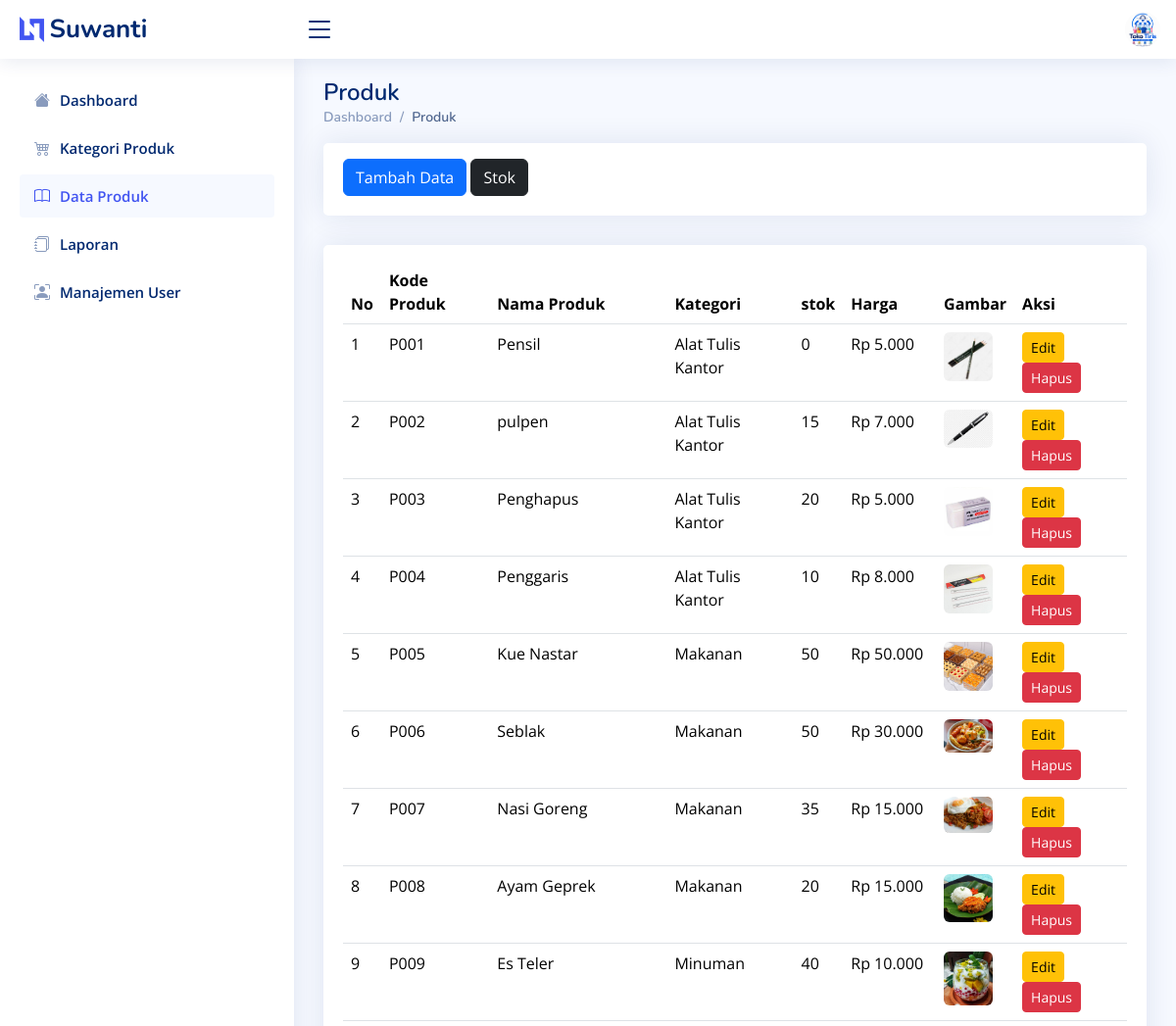
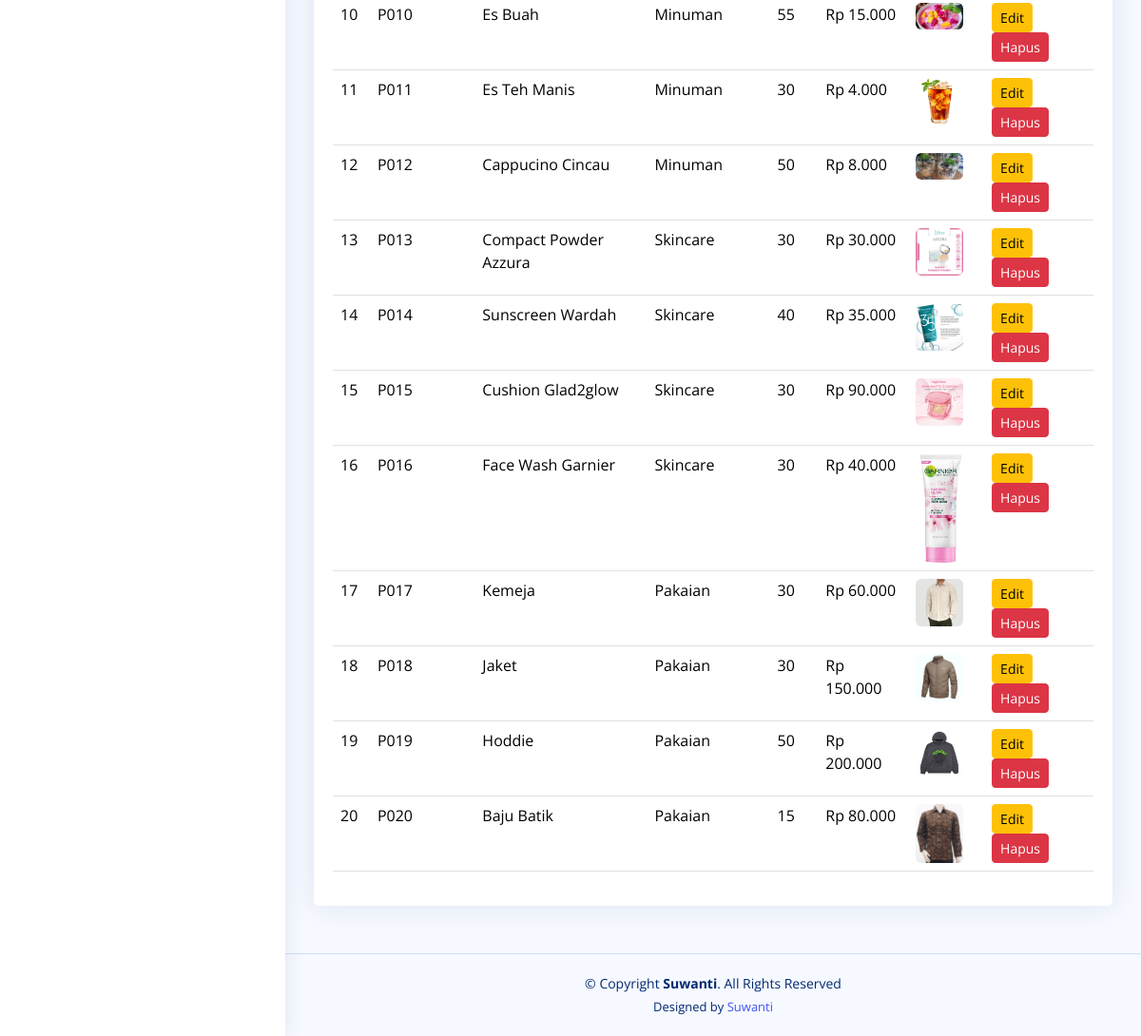
The page /produk.php (signed in) on the database its author committed (2 pictures, top to bottom).
### tables this page shows
CREATE TABLE `products` (
  `id` int(11) NOT NULL,
  `category_id` int(11) DEFAULT NULL,
  `product_code` varchar(50) DEFAULT NULL,
  `product_name` varchar(150) DEFAULT NULL,
  `stock` int(11) NOT NULL,
  `min_stock` int(5) NOT NULL,
  `price` int(11) DEFAULT NULL,
  `gambar` varchar(225) NOT NULL,
  `created_at` int(11) NOT NULL DEFAULT current_timestamp(),
  `update_at` timestamp NOT NULL DEFAULT current_timestamp() ON UPDATE current_timestamp()
);

CREATE TABLE `categories` (
  `id` int(11) NOT NULL,
  `kd_kat` varchar(5) NOT NULL,
  `category_name` varchar(100) NOT NULL
);

### produk.php (the view, shortened to what this page needs)
<!DOCTYPE html>
<html lang="en">
<head>
  <link href="assets/vendor/bootstrap/css/bootstrap.min.css" rel="stylesheet">
  <link href="assets/vendor/bootstrap-icons/bootstrap-icons.css" rel="stylesheet">
  <link href="assets/vendor/boxicons/css/boxicons.min.css" rel="stylesheet">
  <link href="assets/vendor/quill/quill.snow.css" rel="stylesheet">
  <link href="assets/vendor/quill/quill.bubble.css" rel="stylesheet">
  <link href="assets/vendor/remixicon/remixicon.css" rel="stylesheet">
  <link href="assets/vendor/simple-datatables/style.css" rel="stylesheet">
  <link href="assets/css/style.css" rel="stylesheet">
</head>
<body>
  <header id="header" class="header fixed-top d-flex align-items-center">
    <div class="d-flex align-items-center justify-content-between">
      <a href="index.php" class="logo d-flex align-items-center">
        <img src="assets/img/logo.png" alt="">
        <span class="d-none d-lg-block">Suwanti</span>
      </a>
      <i class="bi bi-list toggle-sidebar-btn"></i>
    </div>
    <nav class="header-nav ms-auto">
            <ul class="d-flex align-items-center">
                <li class="nav-item dropdown pe-3">
                    <a class="nav-link nav-profile d-flex align-items-center pe-0"
                        href="#"
                        data-bs-toggle="dropdown">
                        <img
                            src="assets/img/1.jpg"
                            alt="Profile"
                            class="rounded-circle" />
                    </a>
        </li>
      </ul>
    </nav>
  </header>
   <aside id="sidebar" class="sidebar">
    <ul class="sidebar-nav" id="sidebar-nav">
      <li class="nav-item">
        <a class="nav-link collapsed" href="index.php">
          <i class="bi bi-house-fill"></i>
          <span>Dashboard</span>
        </a>
      </li>
      <li class="nav-item">
        <a class="nav-link collapsed" href="kategori_produk.php">
         <i class="bi bi-cart4"></i>
          <span>Kategori Produk</span>
        </a>
      </li>
      <li class="nav-item">
        <a class="nav-link " href="produk.php">
         <i class="bi bi-book"></i>
          <span>Data Produk</span>
        </a>
      </li>
      <li class="nav-item">
        <a class="nav-link collapsed" href="laporan.php">
          <i class="bi bi-journals"></i>
          <span>Laporan</span>
        </a>
      </li>
      <li class="nav-item">
        <a class="nav-link collapsed" href="user.php">
          <i class="bi bi-person-bounding-box"></i>
          <span>Manajemen User</span>
        </a>
      </li>
    </ul>
  </aside>
  <main id="main" class="main">
    <div class="pagetitle">
      <h1>Produk</h1>
      <nav>
        <ol class="breadcrumb">
          <li class="breadcrumb-item"><a href="index.php">Dashboard</a></li>
          <li class="breadcrumb-item active">Produk</li>
        </ol>
      </nav>
    </div>
      <div class="row">
        <div class="col-lg-12">
          <div class="card">
            <div class="card-body mt-3">
              <a href="t_produk.php" class="btn btn-primary">Tambah Data</a>
              <a href="stok.php" class="btn btn-dark">Stok</a>
            </div>
          </div>
        </div>
      </div>
    <section class="section">
      <div class="row">
        <div class="col-lg-12">
          <div class="card">
            <div class="card-body mt-3">
              <table class="table datatable">
                <thead>
                  <tr>
                    <th scope="col">No</th>
                    <th scope="col">Kode Produk</th>
                    <th scope="col">Nama Produk</th>
                    <th scope="col">Kategori</th>
                    <th scope="col">stok</th>
                    <th scope="col">Harga</th>
                    <th scope="col">Gambar</th>
                    <th scope="col">Aksi</th>
                  </tr>
                </thead>
                <tbody>
                 <?php
                include "koneksi.php";
                $no = 1;
                $sql = mysqli_query($conn, "
                    SELECT p.*, c.category_name
                    FROM products p
                    LEFT JOIN categories c
                    ON p.category_id = c.id
                ");
                while ($data = mysqli_fetch_array($sql)) {
                ?>
                <tr>
                  <td><?php echo $no++; ?></td>
                  <td><?php echo $data['product_code']; ?></td>
                  <td><?php echo $data['product_name']; ?></td>
                  <td><?php echo $data['category_name']; ?></td>
                  <td><?php echo $data['stock']; ?></td>
                  <td>Rp <?php echo number_format($data['price'],0,',','.'); ?></td>
                  <td>
                    <img src="produk_img/<?php echo $data['gambar']; ?>" width="50" class="rounded">
                  </td>
                  <td>
                    <a href="e_produk.php?id=<?php echo $data['id']; ?>" class="btn btn-warning btn-sm">Edit</a>
                    <a href="h_produk.php?id=<?php echo $data['id']; ?>" class="btn btn-danger btn-sm" onclick="return confirm('Apakah Anda yakin?')">Hapus</a>
                  </td>
                </tr>
                <?php } ?>
                </tbody>
              </table>
            </div>
          </div>
        </div>
      </div>
    </section>
  </main>
  <footer id="footer" class="footer">
    <div class="copyright">
      &copy; Copyright <strong><span>Suwanti</span></strong>. All Rights Reserved
    </div>
    <div class="credits">
      Designed by <a href="https://www.instagram.com/waaaaaaaaaaaaaaa.19?igsh=cGlhb2R5YXdvOGEx">Suwanti</a>
    </div>
  </footer>
</body>
</html>

### assets/css/style.css (style rules this page uses)
:root { scroll-behavior: smooth; }
body { font-family: "Open Sans", sans-serif; background: #f6f9ff; color: #444444; }
a { color: #4154f1; text-decoration: none; }
h1, h2, h3, h4, h5, h6 { font-family: "Nunito", sans-serif; }
#main { margin-top: 60px; padding: 20px 30px; transition: all 0.3s; }
.pagetitle { margin-bottom: 10px; }
.pagetitle h1 { font-size: 24px; margin-bottom: 0; font-weight: 600; color: #012970; }
.card { margin-bottom: 30px; border: none; border-radius: 5px; box-shadow: 0px 0 30px rgba(1, 41, 112, 0.1); }
.card-body { padding: 0 20px 20px 20px; }
.breadcrumb { font-size: 14px; font-family: "Nunito", sans-serif; color: #899bbd; font-weight: 600; }
.breadcrumb a { color: #899bbd; transition: 0.3s; }
.breadcrumb .breadcrumb-item::before { color: #899bbd; }
.breadcrumb .active { color: #51678f; font-weight: 600; }
.logo { line-height: 1; }
@media (min-width: 1200px) { .logo { width: 280px; } }
.logo img { max-height: 26px; margin-right: 6px; }
.logo span { font-size: 26px; font-weight: 700; color: #012970; font-family: "Nunito", sans-serif; }
.header { transition: all 0.5s; z-index: 997; height: 60px; box-shadow: 0px 2px 20px rgba(1, 41, 112, 0.1); background-color: #fff; padding-left: 20px; }
.header .toggle-sidebar-btn { font-size: 32px; padding-left: 10px; cursor: pointer; color: #012970; }
.header-nav ul { list-style: none; }
.header-nav>ul { margin: 0; padding: 0; }
.header-nav .nav-profile { color: #012970; }
.header-nav .nav-profile img { max-height: 36px; }
.sidebar { position: fixed; top: 60px; left: 0; bottom: 0; width: 300px; z-index: 996; transition: all 0.3s; padding: 20px; overflow-y: auto; scrollbar-width: thin; scrollbar-color: #aab7cf transparent; box-shadow: 0px 0px 20px rgba(1, 41, 112, 0.1); background-color: #fff; }
@media (min-width: 1200px) { #main, #footer { margin-left: 300px; } }
.sidebar-nav { padding: 0; margin: 0; list-style: none; }
.sidebar-nav li { padding: 0; margin: 0; list-style: none; }
.sidebar-nav .nav-item { margin-bottom: 5px; }
.sidebar-nav .nav-link { display: flex; align-items: center; font-size: 15px; font-weight: 600; color: #4154f1; transition: 0.3; background: #f6f9ff; padding: 10px 15px; border-radius: 4px; }
.sidebar-nav .nav-link i { font-size: 16px; margin-right: 10px; color: #4154f1; }
.sidebar-nav .nav-link.collapsed { color: #012970; background: #fff; }
.sidebar-nav .nav-link.collapsed i { color: #899bbd; }
.footer { padding: 20px 0; font-size: 14px; transition: all 0.3s; border-top: 1px solid #cddfff; }
.footer .copyright { text-align: center; color: #012970; }
.footer .credits { padding-top: 5px; text-align: center; font-size: 13px; color: #012970; }

### rows shown on the page
products: product_code "P001", product_name "Pensil", category.category_name "Alat Tulis Kantor", stock "0", price "5.000", gambar (picture)
products: product_code "P002", product_name "pulpen", category.category_name "Alat Tulis Kantor", stock "15", price "7.000", gambar (picture)
products: product_code "P003", product_name "Penghapus", category.category_name "Alat Tulis Kantor", stock "20", price "5.000", gambar (picture)
products: product_code "P004", product_name "Penggaris", category.category_name "Alat Tulis Kantor", stock "10", price "8.000", gambar (picture)
products: product_code "P005", product_name "Kue Nastar", category.category_name "Makanan", stock "50", price "50.000", gambar (picture)
products: product_code "P006", product_name "Seblak", category.category_name "Makanan", stock "50", price "30.000", gambar (picture)
products: product_code "P007", product_name "Nasi Goreng", category.category_name "Makanan", stock "35", price "15.000", gambar (picture)
products: product_code "P008", product_name "Ayam Geprek", category.category_name "Makanan", stock "20", price "15.000", gambar (picture)
products: product_code "P009", product_name "Es Teler", category.category_name "Minuman", stock "40", price "10.000", gambar (picture)
products: product_code "P010", product_name "Es Buah", category.category_name "Minuman", stock "55", price "15.000", gambar (picture)
products: product_code "P011", product_name "Es Teh Manis", category.category_name "Minuman", stock "30", price "4.000", gambar (picture)
products: product_code "P012", product_name "Cappucino Cincau", category.category_name "Minuman", stock "50", price "8.000", gambar (picture)
products: product_code "P013", product_name "Compact Powder Azzura", category.category_name "Skincare", stock "30", price "30.000", gambar (picture)
products: product_code "P014", product_name "Sunscreen Wardah", category.category_name "Skincare", stock "40", price "35.000", gambar (picture)
products: product_code "P015", product_name "Cushion Glad2glow", category.category_name "Skincare", stock "30", price "90.000", gambar (picture)
products: product_code "P016", product_name "Face Wash Garnier", category.category_name "Skincare", stock "30", price "40.000", gambar (picture)
products: product_code "P017", product_name "Kemeja", category.category_name "Pakaian", stock "30", price "60.000", gambar (picture)
products: product_code "P018", product_name "Jaket", category.category_name "Pakaian", stock "30", price "150.000", gambar (picture)
products: product_code "P019", product_name "Hoddie", category.category_name "Pakaian", stock "50", price "200.000", gambar (picture)
products: product_code "P020", product_name "Baju Batik", category.category_name "Pakaian", stock "15", price "80.000", gambar (picture)
